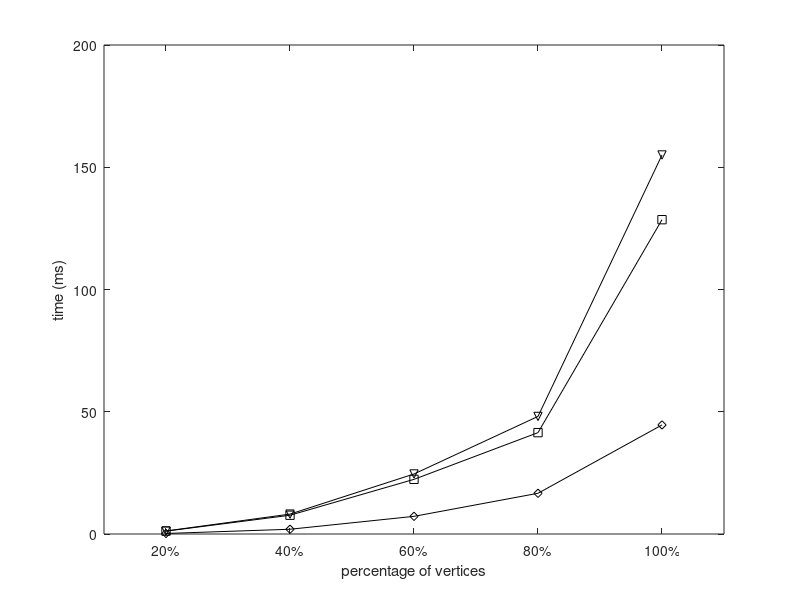

Write MATLAB code to recreate this figure. (Note: this script raises an error after producing the figure.)
set(gcf,'color',[1, 1, 1]);
set(gcf,'unit','centimeters','position',[10 5 9 7]);

x=[1, 2, 3, 4, 5];
y1 = [1.23770884	8.135571513	24.54722141	48.08920839	155.0203639];
y2 = [1.170696127	7.673314443	22.35293529	41.46024307	128.5573833];
y3 = [0.21992646	1.942132173	7.219602537	16.65207827	44.60634139];

p1= plot(x, y1, '-kv');
hold on;
p2 = plot(x, y2, '-ks');
hold on;
p3 = plot(x, y3, '-kd');

xlabel('percentage of vertices');
ylabel('time (ms)');

axis([0.5 5.5 0.0 200]);

set(gca, 'xtick', 1:5, 'XTickLabel', {'20%','40%','60%','80%','100%'});
leg=legend('Inc-S','Inc-T','Dec', 2);
set(leg,'edgecolor','white');

set(gca, 'FontSize', 12);
set(get(gca, 'XLabel'), 'FontSize',12);
set(get(gca, 'YLabel'), 'FontSize',12);
set(findall(gcf,'type','line'),'linewidth',1.5);
set(gca, 'LineWidth', 1.5);
